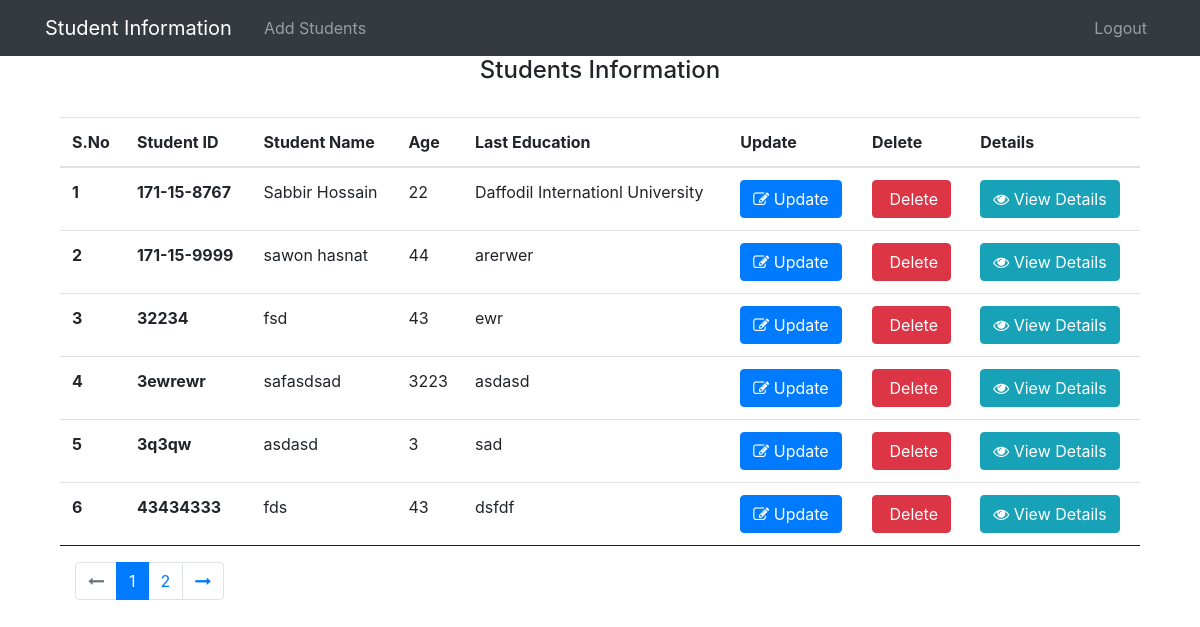
The app's page / (signed in) with its own data.
### student/models.py (models this page shows, shortened)
class Student(models.Model):
    GENDER_CHOICES = (
        ('male', 'Male'),
        ('female', 'Female'))
    stu_id = models.CharField(max_length=50, unique=True,error_messages={'unique':"this Student id is already exists"})
    name = models.CharField(max_length=50)
    age = models.IntegerField()
    sex =  models.CharField(max_length=50, choices=GENDER_CHOICES)
    father_Name = models.CharField(max_length=50)
    mother_Name = models.CharField(max_length=50)
    last_Education = models.CharField(max_length=50)

### student/views.py (the view)
# urls.py: path('', home,name="home"),
def home(request):
    stu = Student.objects.order_by('stu_id')
    paginator = Paginator(stu, 6)
    page = request.GET.get('page')
    paged_listings  = paginator.get_page(page)
    context = {
        'listings':paged_listings,
    }
    return render(request,'home.html',context)

### student/templates/home.html (shortened to what this page needs)
{% extends "base.html" %}
{% load static %}
{% block content %}
<div class="col-lg-12">
    <div class="container">
        <div class="row">
            <div class="col-lg-12 ">
                <div class="row">
                    <div class="col-lg-12  ">
                        <h4 style="text-align: center;">Students Information</h4>
                    </div>
                </div>
            </div>
            <table class="table table-hover mt-4" style=" overflow-y:scroll; border-bottom:1px blue solid;">
                <thead>
                    <tr>
                        <th scope="col">S.No</th>
                        <th scope="col">Student ID</th>
                        <th scope="col">Student Name</th>
                        <th scope="col">Age</th>
                        <th scope="col">Last Education</th>
                        <th scope="col">Update</th>
                        <th scope="col">Delete</th>
                        <th scope="col">Details</th>
                    </tr>
                </thead>
                <tbody>
                    {% for i in listings %}
                    <tr>
                        <th scope="row">{{forloop.counter}}</th>
                        <th scope="row">{{i.stu_id}}</th>
                        <td>{{i.name}}</td>
                        <td>{{i.age}}</td>
                        <td>{{i.last_Education}}</td>
                        <td><a  href="{% url 'update_view' i.id %}" type="button" class="btn btn-primary">
                                <i class="fa fa-edit" aria-hidden="true"></i> Update
                        </a></td>
                        <td><a href="{% url 'delete_view' i.id %}" type="button" class="btn btn-danger">
                                 Delete
                            </a></td>
                        <td><button type="button" class="btn btn-info" data-toggle="modal"
                                data-target="#demo{{i.id}}">
                                <i class="fa fa-eye" aria-hidden="true"></i> View Details
                            </button></td>
                    </tr>
                    {% endfor %}
                </tbody>
            </table>
            <div class="pagination">
                <div class="container">
                    <div class="row mb_65">
                        <div class="col-12 my-pagination">
                            <nav aria-label="...">
                                {% if listings.has_other_pages %}
                                <ul class="pagination">
                                    {% if listings.has_previous %}
                                    <a class="page-link" href="?page={{listings.previous_page_number}}"><i
                                            class="fa fa-long-arrow-left" aria-hidden="true"></i></a>
                                    {% else %}
                                    <li class="page-item disabled">
                                        <a class="page-link" href="#"><i class="fa fa-long-arrow-left" aria-hidden="true"></i></a>
                                    </li>
                                    {% endif %}
                                    {% for i in listings.paginator.page_range %}
                                    {% if listings.number == i %}
                                    <li class="page-item active"><a class="page-link" href="page-link">{{i}}</a></li>
                                    {% else %}
                                    <li class="page-item">
                                        <a href="?page={{i}}" class="page-link">{{i}}</a>
                                    </li>
                                    {% endif %}
                                    {% endfor %}
                                    {% if listings.has_next %}
                                    <li class="page-item">
                                        <a class="page-link" href="?page={{listings.next_page_number}}"><i
                                                class="fa fa-long-arrow-right" aria-hidden="true"></i></a>
                                    </li>
                                    {% else %}
                                    <li class="page-item disabled">
                                        <a class="page-link" href="#"><i class="fa fa-long-arrow-right" aria-hidden="true"></i></a>
                                    </li>
                                    {% endif %}
                                </ul>
                                {% endif %}
                            </nav>
                        </div>
                    </div>
                </div>
            </div>
        </div>
    </div>
</div>
{% endblock content %}

### records on screen
Student: stu_id "171-15-8767", name "Sabbir Hossain", age "22", last_Education "Daffodil Internationl University"
Student: stu_id "171-15-9999", name "sawon hasnat", age "44", last_Education "arerwer"
Student: stu_id "32234", name "fsd", age "43", last_Education "ewr"
Student: stu_id "3ewrewr", name "safasdsad", age "3223", last_Education "asdasd"
Student: stu_id "3q3qw", name "asdasd", age "3", last_Education "sad"
Student: stu_id "43434333", name "fds", age "43", last_Education "dsfdf"

### other values on screen
{{ i }} "1"
{{ i }} "2"
